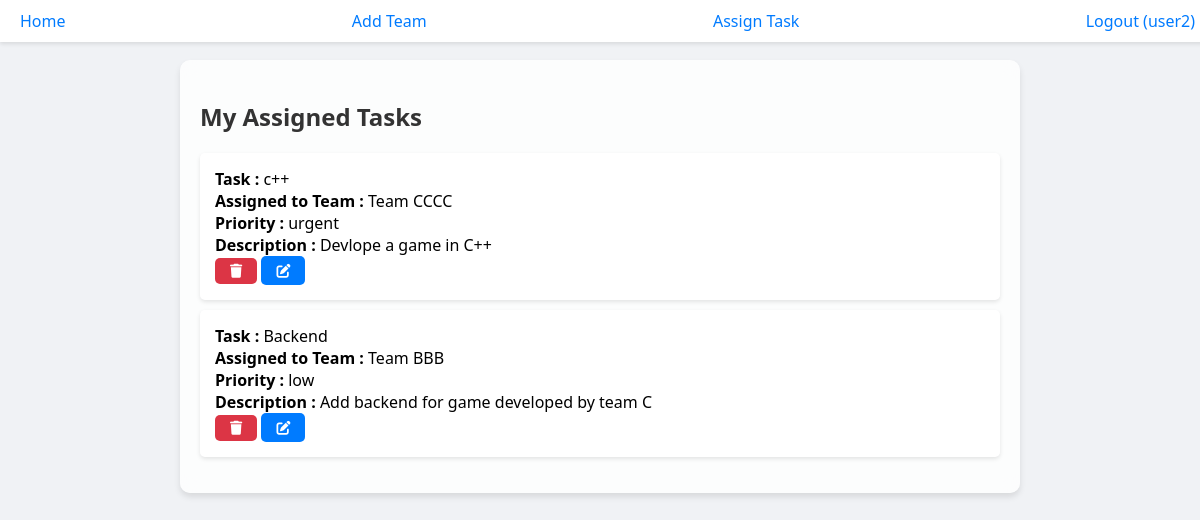
/ (signed in), run on the app's committed database.
### tasker_app/models.py (models this page shows, shortened)
class AssignedTasks(models.Model):
    PRIORITY_CHOICES = [
        ('low', 'Low'),
        ('mid', 'Mid'),
        ('high', 'High'),
        ('urgent', 'Urgent'),
    ]
    manager = models.ForeignKey(User, on_delete=models.CASCADE, related_name='assigned_tasks')
    assigned_team = models.ForeignKey(Teams, on_delete=models.CASCADE, related_name='tasks')
    task_name = models.CharField(max_length=255)
    priority = models.CharField(max_length=6, choices=PRIORITY_CHOICES, default='low')
    description = models.TextField()
    assignedDate = models.DateField(default=date.today)
    class Meta:
        verbose_name_plural = "Assigned Tasks"

class Teams(models.Model):
    name = models.CharField(max_length=250)
    team_leader = models.CharField(max_length=250)
    desc = models.TextField()
    class Meta:
        verbose_name_plural = "Teams"

### tasker_app/views.py (the view)
# urls.py: path('', views.home, name='home'),
@login_required
def home(request):
    assigned_tasks = AssignedTasks.objects.filter(manager=request.user)
    return render(request, 'home.html', {'tasks': assigned_tasks})

### templates/home.html (shortened to what this page needs)
{% load static %}
<!DOCTYPE html>
<html lang="en">
<head>
    <link rel="stylesheet" href="https://cdnjs.cloudflare.com/ajax/libs/font-awesome/6.0.0/css/all.min.css">
    <link rel="stylesheet" href="{% static 'home.css' %}">
</head>
<body>
    <nav>
        <a href="{% url 'home' %}">Home</a>
        <a href="{% url 'add_team' %}">Add Team</a>
        <a href="{% url 'assign_task' %}">Assign Task</a>
        <a href="{% url 'logout' %}">
            Logout ({{ user.username }}) ‎ ‎ ‎ ‎ ‎ ‎
        </a>
    </nav>
    <div class="container">
        <h2>My Assigned Tasks</h2>
        <ul class="list-unstyled">
            {% for task in tasks %}
            <li class="mt-3">
                <strong>Task : </strong> {{ task.task_name }}<br>
                <strong>Assigned to Team : </strong> {{ task.assigned_team.name }}<br>
                <strong>Priority : </strong> {{ task.priority }}<br>
                <strong>Description : </strong> {{ task.description }}<br>
                <form action="{% url 'delete_task' task.id %}" method="post" style="display: inline-block;">
                    <button type="submit" class="btn btn-danger btn-sm" onclick="return confirm('Are you sure you want to delete this task?');">
                        <i class="fas fa-trash"></i>
                    </button>
                </form>
                <a href="{% url 'edit_task' task.id %}" class="btn btn-primary btn-sm">
                    <i class="fas fa-pen-to-square"></i>
                </a>
            </li>
            {% empty %}
            <li>No tasks assigned by you.</li>
            {% endfor %}
        </ul>
    </div>
</body>
</html>

### static/home.css (style rules this page uses)
body, html { margin: 0; padding: 0; font-family: 'Segoe UI', Arial, sans-serif; background-color: #f0f2f5; height: 100%; }
.container { margin-top: 60px; padding: 20px; background: rgba(255, 255, 255, 0.8); backdrop-filter: blur(8px); border-radius: 10px; box-shadow: 0 4px 6px rgba(0,0,0,0.1); width: 80%; max-width: 800px; margin: 60px auto; }
h2 { color: #333; margin-bottom: 20px; }
.list-unstyled { list-style-type: none; padding-left: 0; }
.list-unstyled li { background: #fff; margin-bottom: 10px; padding: 15px; border-radius: 5px; box-shadow: 0 2px 4px rgba(0,0,0,0.1); }
.btn { border: none; cursor: pointer; padding: 5px 10px; border-radius: 5px; text-align: center; display: inline-block; }
.btn-danger { background-color: #dc3545; color: white; }
.btn-primary { background-color: #007bff; color: white; }
.btn-sm { font-size: 0.875rem; }
.fa-trash, .fa-pen-to-square { margin: 0 5px; }

### templates/home.html (style rules this page uses)
nav { background-color: #fff; padding: 10px 20px; display: flex; justify-content: space-between; box-shadow: 0 2px 4px rgba(0, 0, 0, 0.1); position: fixed; width: 100%; top: 0; z-index: 100; }
nav a { color: #007bff; text-decoration: none; font-weight: 500; }

### data on the page
AssignedTasks: task_name "c++", assigned_team.name "Team CCCC", priority "urgent", description "Devlope a game in C++"
AssignedTasks: task_name "Backend", assigned_team.name "Team BBB", priority "low", description "Add backend for game developed by team C"

### other printed values
{{ user.username }} "user2"
